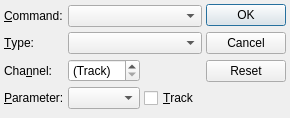
<?xml version="1.0" encoding="UTF-8"?>
<ui version="4.0">
 <author>rncbc aka Rui Nuno Capela</author>
 <comment>QmidiCtl - A MIDI remote controller via IP/UDP multicast.

   Copyright (C) 2010, rncbc aka Rui Nuno Capela. All rights reserved.

   This program is free software; you can redistribute it and/or
   modify it under the terms of the GNU General Public License
   as published by the Free Software Foundation; either version 2
   of the License, or (at your option) any later version.

   This program is distributed in the hope that it will be useful,
   but WITHOUT ANY WARRANTY; without even the implied warranty of
   MERCHANTABILITY or FITNESS FOR A PARTICULAR PURPOSE.  See the
   GNU General Public License for more details.

   You should have received a copy of the GNU General Public License along
   with this program; if not, write to the Free Software Foundation, Inc.,
   51 Franklin Street, Fifth Floor, Boston, MA 02110-1301 USA.

 </comment>
 <class>qmidictlMidiControlForm</class>
 <widget class="QDialog" name="qmidictlMidiControlForm">
  <property name="geometry">
   <rect>
    <x>0</x>
    <y>0</y>
    <width>287</width>
    <height>118</height>
   </rect>
  </property>
  <property name="windowTitle">
   <string>Configure - QmidiCtl</string>
  </property>
  <property name="windowIcon">
   <iconset resource="qmidictl.qrc">
    <normaloff>:/images/qmidictl.png</normaloff>:/images/qmidictl.png</iconset>
  </property>
  <layout class="QHBoxLayout" name="horizontalLayout">
   <item>
    <layout class="QGridLayout">
     <item row="0" column="0">
      <widget class="QLabel" name="CommandTextlabel">
       <property name="text">
        <string>&amp;Command:</string>
       </property>
       <property name="buddy">
        <cstring>CommandComboBox</cstring>
       </property>
      </widget>
     </item>
     <item row="0" column="1" colspan="2">
      <widget class="QComboBox" name="CommandComboBox"/>
     </item>
     <item row="1" column="0">
      <widget class="QLabel" name="ControlTypeTextLabel">
       <property name="text">
        <string>&amp;Type:</string>
       </property>
       <property name="buddy">
        <cstring>ControlTypeComboBox</cstring>
       </property>
      </widget>
     </item>
     <item row="1" column="1" colspan="2">
      <widget class="QComboBox" name="ControlTypeComboBox"/>
     </item>
     <item row="2" column="0">
      <widget class="QLabel" name="ChannelTextLabel">
       <property name="text">
        <string>Cha&amp;nnel:</string>
       </property>
       <property name="buddy">
        <cstring>ChannelSpinBox</cstring>
       </property>
      </widget>
     </item>
     <item row="2" column="1">
      <widget class="QSpinBox" name="ChannelSpinBox">
       <property name="specialValueText">
        <string>(Track)</string>
       </property>
       <property name="accelerated">
        <bool>false</bool>
       </property>
       <property name="maximum">
        <number>16</number>
       </property>
      </widget>
     </item>
     <item row="2" column="2">
      <spacer>
       <property name="orientation">
        <enum>Qt::Horizontal</enum>
       </property>
       <property name="sizeHint" stdset="0">
        <size>
         <width>20</width>
         <height>20</height>
        </size>
       </property>
      </spacer>
     </item>
     <item row="3" column="0">
      <widget class="QLabel" name="ParamTextLabel">
       <property name="text">
        <string>&amp;Parameter:</string>
       </property>
       <property name="buddy">
        <cstring>ParamComboBox</cstring>
       </property>
      </widget>
     </item>
     <item row="3" column="1">
      <widget class="QComboBox" name="ParamComboBox"/>
     </item>
     <item row="3" column="2">
      <widget class="QCheckBox" name="ParamTrackCheckBox">
       <property name="text">
        <string>&amp;Track </string>
       </property>
      </widget>
     </item>
    </layout>
   </item>
   <item>
    <widget class="QDialogButtonBox" name="DialogButtonBox">
     <property name="orientation">
      <enum>Qt::Vertical</enum>
     </property>
     <property name="standardButtons">
	  <set>QDialogButtonBox::Reset|QDialogButtonBox::Cancel|QDialogButtonBox::Ok</set>
     </property>
    </widget>
   </item>
  </layout>
 </widget>
 <layoutdefault spacing="4" margin="4"/>
 <tabstops>
  <tabstop>CommandComboBox</tabstop>
  <tabstop>ControlTypeComboBox</tabstop>
  <tabstop>ChannelSpinBox</tabstop>
  <tabstop>ParamComboBox</tabstop>
  <tabstop>ParamTrackCheckBox</tabstop>
  <tabstop>DialogButtonBox</tabstop>
 </tabstops>
 <resources>
  <include location="qmidictl.qrc"/>
 </resources>
 <connections/>
</ui>
